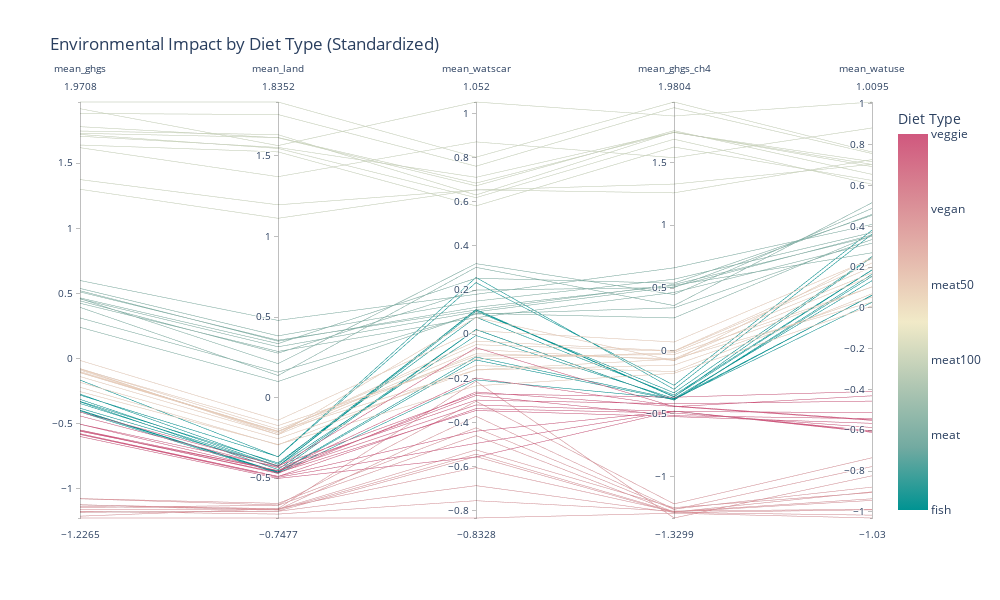

Notebook code for this chart:
### Code cell
# 数值编码映射
# 为分类变量分配数值编码
df_agg['diet_code'] = df_agg['diet_group'].astype('category').cat.codes

# 生成平行坐标图
fig = px.parallel_coordinates(
    df_agg,
    color="diet_code",
    dimensions=numeric_cols,
    color_continuous_scale=px.colors.diverging.Tealrose,
    labels={'diet_code': 'Diet Type'},  # 标签改为英文
    title="Environmental Impact by Diet Type (Standardized)"
)

# 添加分类标签显示
fig.update_layout(
    coloraxis_colorbar=dict(
        title="Diet Type",
        tickvals=df_agg['diet_code'].unique(),
        ticktext=df_agg['diet_group'].unique()
    ),
    width=1000,
    height=600
)
fig.show()
